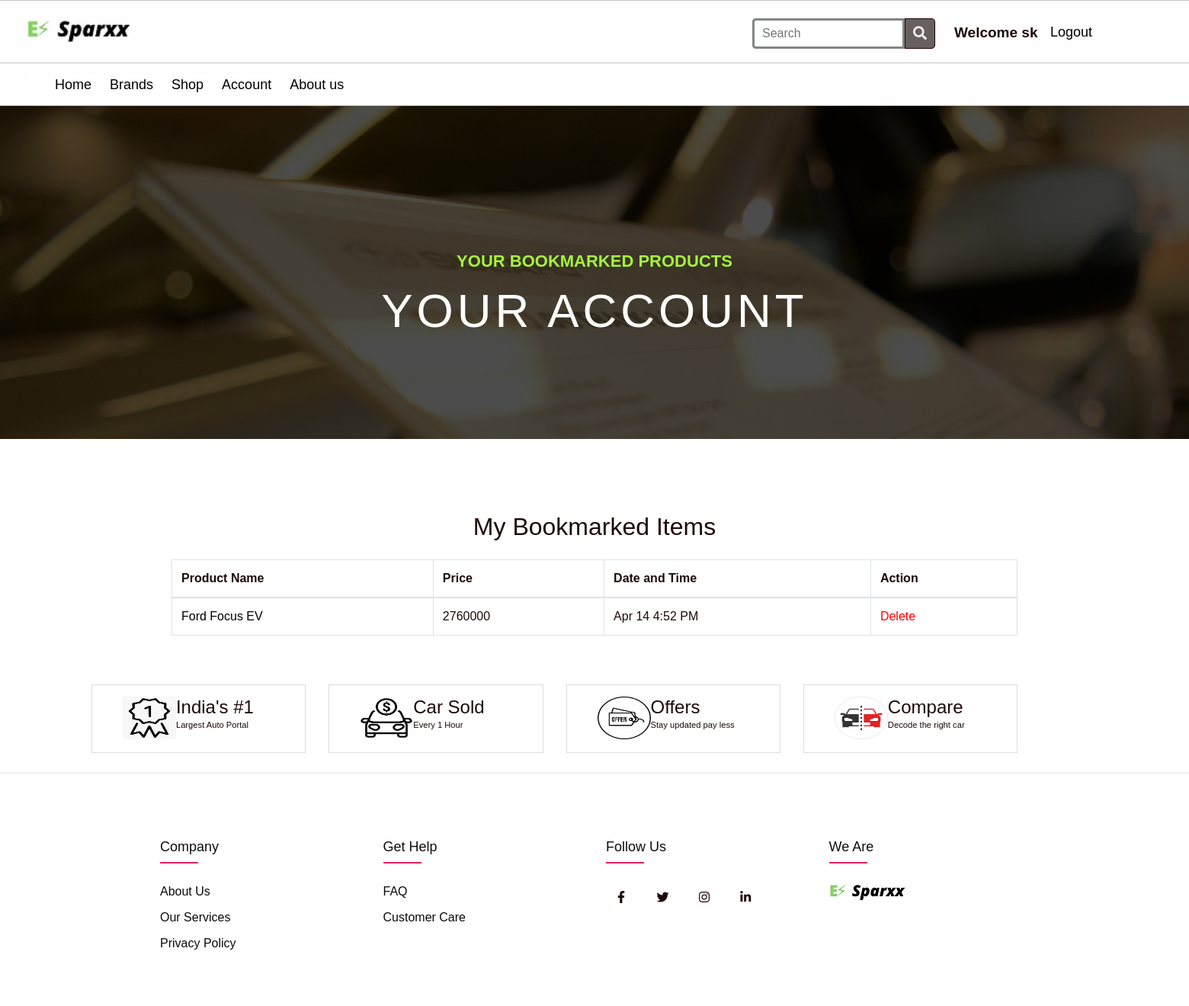
The app's page /show_bookmark.php (signed in) with its own data.
### tables this page shows
CREATE TABLE `bookmark` (
  `id` int(11) NOT NULL,
  `product_id` int(11) NOT NULL,
  `user_id` int(11) NOT NULL,
  `timestamp` datetime NOT NULL DEFAULT current_timestamp()
);

CREATE TABLE `products` (
  `product_id` int(100) NOT NULL,
  `product_cat` int(11) NOT NULL,
  `product_brand` int(100) NOT NULL,
  `product_title` varchar(255) NOT NULL,
  `product_price` int(100) NOT NULL,
  `product_qty` int(11) NOT NULL,
  `product_desc` text NOT NULL,
  `product_image` longblob NOT NULL,
  `product_keywords` text NOT NULL
);

### show_bookmark.php (the view, shortened to what this page needs)
<?php
include 'header.php';
include 'connection.php';
?>
<!DOCTYPE html>
<html lang="en">
<head>
</head>
<body>
    <div class="page-heading about-heading header-text" style="background-image: url(assets/images/heading-1-1920x500.jpg);">
        <div class="container">
            <div class="row">
                <div class="col-md-12">
                    <div class="text-content">
                        <h4>Your Bookmarked Products</h4>
                        <h2>Your Account</h2>
                    </div>
                </div>
            </div>
        </div>
    </div><br><br>
    <br><br>
    <div class="container text-black">
        <h2 class='text-center text-black'>My Bookmarked Items</h2>
        <section id="content">
            <div class="content-blog content-account">
                <div class="container">
                    <div class="row">
                        <div class="col-md-12">
                            <br>
                            <table class="cart-table account-table table table-bordered bg-white text-dark">
                                <thead>
                                    <tr>
                                        <th>Product Name</th>
                                        <th>Price</th>
                                        <th>Date and Time</th>
                                        <th>Action</th>
                                    </tr>
                                </thead>
                                <tbody>
                                    <?php
                                    $sql = "SELECT * FROM bookmark JOIN products on products.product_id=bookmark.product_id";
                                    $result = mysqli_query($conn, $sql);
                                    if (mysqli_num_rows($result) > 0) {
                                        while ($row = mysqli_fetch_assoc($result)) {
                                    ?>
                                            <tr>
                                                <td>
                                                    <a href="car-details.php?productid=<?php echo $row["product_id"] ?>" style="color: black;"> <?php echo $row["product_title"] ?></a>
                                                </td>
                                                <td>
                                                    <?php echo $row["product_price"] ?>
                                                </td>
                                                <td>
                                                    <?php echo date('M j g:i A', strtotime($row["timestamp"]));  ?>
                                                </td>
                                                <?php echo '
                                               <td>
                                                <a href="delete-bookmark.php?pid=' . $row["product_id"] . '&userid=' . $_SESSION['userid'] . '" style="color: red;"> Delete</a>
                                                </td>'; ?>
                                            </tr>
                                    <?php
                                        }
                                    } else {
                                        echo "0 results";
                                    }
                                    ?>
                                </tbody>
                            </table>
                        </div>
                    </div>
                </div>
            </div>
    </div>
    </section><br><br>
    <?php include 'footer.php'; ?>
</body>
</html>

### assets/css/style.css (style rules this page uses)
body { font-family: 'Poppins', sans-serif; overflow-x: hidden; text-rendering: optimizeLegibility; -webkit-font-smoothing: antialiased; -moz-osx-font-smoothing: grayscale; }
* { margin: 0; padding: 0; color: #1d0909; box-sizing: border-box; font-family: 'Montserrat', sans-serif; }
a { text-decoration: none !important; }
h1, h2, h3, h4, h5, h6 { margin: 0px; }
.page-heading { padding: 210px 0px 130px 0px; text-align: center; background-position: center center; background-repeat: no-repeat; background-size: cover; }
.page-heading .text-content h4 { color: #a5f33f; font-size: 22px; text-transform: uppercase; font-weight: 700; margin-bottom: 15px; }
.page-heading .text-content h2 { color: #fff; font-size: 62px; text-transform: uppercase; letter-spacing: 5px; }
.page-heading { position: relative; }
.page-heading:before { content: ''; position: absolute; top: 0; left: 0; bottom: 0; right: 0; background-color: rgba(0, 0, 0, .7); }
.page-heading .container { position: relative; z-index: 2; }

### assets/css/footerstyle.css (style rules this page uses)
body { line-height: 1.5; font-family: 'Poppins', sans-serif; }
* { margin: 0; padding: 0; box-sizing: border-box; }
.container { max-width: 1170px; margin: auto; }
.row { display: flex; flex-wrap: wrap; }
h4 { margin: 0px; }

### show_bookmark.php (style rules this page uses)
table { font-family: arial, sans-serif; border-collapse: collapse; width: 100%; }
td, th { border: 1px solid #dddddd; text-align: left; padding: 8px; }

### records on screen
bookmark: product.product_title "Ford Focus EV", product.product_price "2760000", timestamp "Apr 14 4:52 PM"

### other values on screen
$_SESSION['username'] "sk"
